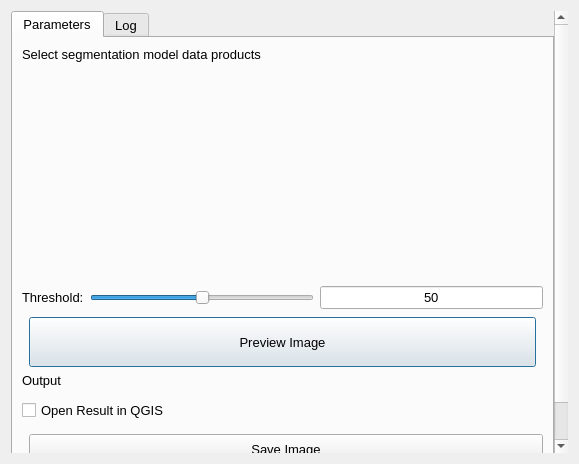
<?xml version="1.0" encoding="UTF-8"?>
<ui version="4.0">
  <class>QDialog</class>
  <widget class="QDialog" name="QDialog">
    <property name="geometry">
      <rect>
        <x>0</x>
        <y>0</y>
        <width>579</width>
        <height>464</height>
      </rect>
    </property>
    <property name="font">
      <font>
        <pointsize>10</pointsize>
      </font>
    </property>
    <property name="windowTitle">
      <string>Thresholding Widget</string>
    </property>
    <property name="toolTip">
      <string/>
    </property>
    <property name="toolTipDuration">
      <number>-1</number>
    </property>
    <property name="statusTip">
      <string/>
    </property>
    <property name="whatsThis">
      <string/>
    </property>
    <property name="accessibleName">
      <string/>
    </property>
    <property name="accessibleDescription">
      <string/>
    </property>
    <property name="locale">
      <locale language="English" country="UnitedKingdom"/>
    </property>
    <property name="windowFilePath">
      <string/>
    </property>
    <property name="sizeGripEnabled">
      <bool>false</bool>
    </property>
    <property name="modal">
      <bool>false</bool>
    </property>
    <layout class="QVBoxLayout" name="verticalLayout">
      <property name="spacing">
        <number>6</number>
      </property>
      <item>
        <widget class="QScrollArea" name="scrollArea">
          <property name="styleSheet">
            <string notr="true"/>
          </property>
          <property name="frameShape">
            <enum>QFrame::NoFrame</enum>
          </property>
          <property name="frameShadow">
            <enum>QFrame::Sunken</enum>
          </property>
          <property name="widgetResizable">
            <bool>true</bool>
          </property>
          <widget class="QWidget" name="scrollAreaContent">
            <property name="geometry">
              <rect>
                <x>0</x>
                <y>0</y>
                <width>557</width>
                <height>371</height>
              </rect>
            </property>
            <layout class="QVBoxLayout" name="verticalLayout_2">
              <property name="spacing">
                <number>0</number>
              </property>
              <property name="leftMargin">
                <number>0</number>
              </property>
              <property name="topMargin">
                <number>0</number>
              </property>
              <property name="rightMargin">
                <number>0</number>
              </property>
              <property name="bottomMargin">
                <number>0</number>
              </property>
              <item>
                <widget class="QTabWidget" name="tabWidget">
                  <property name="font">
                    <font>
                      <pointsize>10</pointsize>
                    </font>
                  </property>
                  <property name="currentIndex">
                    <number>0</number>
                  </property>
                  <widget class="QWidget" name="tab">
                    <attribute name="title">
                      <string>Parameters</string>
                    </attribute>
                    <layout class="QVBoxLayout" name="verticalLayout_3">
                      <!-- Input Raster Selection -->
                      <item>
                        <widget class="QLabel" name="label_3">
                          <property name="font">
                            <font>
                              <pointsize>10</pointsize>
                            </font>
                          </property>
                          <property name="text">
                            <string>Select segmentation model data products</string>
                          </property>
                        </widget>
                      </item>
                      <item>
                        <layout class="QHBoxLayout" name="horizontalLayout_3">
                          <item>
                            <widget class="QgsFileWidget" name="numpy_file_widget" native="true">
                              <property name="filter" stdset="0">
                                <string>Numpy Files (*.npy)</string>
                              </property>
                            </widget>
                          </item>
                        </layout>
                      </item>

                      <!-- Input Raster Selection -->
                      <item>
                        <layout class="QHBoxLayout" name="horizontalLayout_3">
                          <item>
                            <widget class="QgsFileWidget" name="original_segmentation_textbox" native="true">
                              <property name="filter" stdset="0">
                                <string>Original Tiff Segmentation Image (*.tif)</string>
                              </property>
                            </widget>
                          </item>
                        </layout>
                      </item>


                      <!-- <item>
                        <widget class="QCheckBox" name="openCheckBox">
                          <property name="font">
                            <font>
                              <pointsize>10</pointsize>
                            </font>
                          </property>
                          <property name="text">
                            <string>Open result in QGIS</string>
                          </property>
                          <property name="checked">
                            <bool>true</bool>
                          </property>
                        </widget>
                      </item> -->

                      <item>
                        <widget class="QLabel" name="imageLabel">
                          <property name="minimumSize">
                            <size>
                              <width>200</width>
                              <height>200</height>
                            </size>
                          </property>
                          <property name="sizePolicy">
                            <sizepolicy hsizetype="Preferred" vsizetype="Preferred">
                              <horstretch>0</horstretch>
                              <verstretch>0</verstretch>
                            </sizepolicy>
                          </property>
                          <property name="scaledContents">
                            <bool>false</bool>
                          </property>
                          <property name="alignment">
                            <set>Qt::AlignCenter</set>
                          </property>
                        </widget>
                      </item>

                      <item>
                        <layout class="QHBoxLayout" name="horizontalLayout_slider">
                          <item>
                            <widget class="QLabel" name="label_3">
                              <property name="font">
                                <font>
                                  <pointsize>10</pointsize>
                                </font>
                              </property>
                              <property name="text">
                                <string>Threshold:</string>
                              </property>
                            </widget>
                          </item>
                          <item>
                            <widget class="QSlider" name="percentageSlider">
                              <property name="orientation">
                                <enum>Qt::Horizontal</enum>
                              </property>
                              <property name="minimum">
                                <number>0</number>
                              </property>
                              <property name="maximum">
                                <number>100</number>
                              </property>
                              <property name="value">
                                <number>50</number>
                              </property>
                            </widget>
                          </item>
                          <item>
                            <widget class="QLineEdit" name="percentageDisplay">
                              <property name="readOnly">
                                <bool>false</bool>
                              </property>
                              <property name="text">
                                <string>50</string>
                              </property>
                              <property name="alignment">
                                <set>Qt::AlignCenter</set>
                              </property>
                              <property name="fixedWidth">
                                <number>80</number>
                              </property>
                            </widget>
                          </item>
                        </layout>
                      </item>


                      <item>
                        <spacer name="verticalSpacer">
                          <property name="orientation">
                            <enum>Qt::Vertical</enum>
                          </property>
                          <property name="sizeHint" stdset="0">
                            <size>
                              <width>20</width>
                              <height>40</height>
                            </size>
                          </property>
                        </spacer>
                      </item>


                      <!-- Centered Preview Button -->
                      <item>
                        <layout class="QHBoxLayout" name="hboxLayoutCentered">
                        <item>
                          <spacer name="horizontalSpacer">
                          <property name="orientation">
                            <enum>Qt::Horizontal</enum>
                          </property>
                          <property name="sizeType">
                            <enum>QSizePolicy::Expanding</enum>
                          </property>
                          </spacer>
                        </item>
                        <item>
                          <widget class="QPushButton" name="previewButton">
                          <property name="text">
                            <string>Preview Image</string>
                          </property>
                          <property name="minimumSize">
                            <size>
                            <width>150</width>
                            <height>50</height>
                            </size>
                          </property>
                          </widget>
                        </item>
                        <item>
                          <spacer name="horizontalSpacer_2">
                          <property name="orientation">
                            <enum>Qt::Horizontal</enum>
                          </property>
                          <property name="sizeType">
                            <enum>QSizePolicy::Expanding</enum>
                          </property>
                          </spacer>
                        </item>
                        </layout>
                      </item>

                      <!-- Output widgits -->
                      <item>
                        <widget class="QLabel" name="label_2">
                          <property name="font">
                            <font>
                              <pointsize>10</pointsize>
                            </font>
                          </property>
                          <property name="text">
                            <string>Output</string>
                          </property>
                        </widget>
                      </item>
                      <item>
                        <widget class="QgsFileWidget" name="outputFileWidget" native="true">
                          <property name="filter" stdset="0">
                            <string/>
                          </property>
                        </widget>
                      </item>

                      <!-- Checkbox -->
                      <item>
                        <widget class="QCheckBox" name="openInQGISBox">
                        <property name="text">
                          <string>Open Result in QGIS</string>
                        </property>
                        </widget>
                      </item>

                      <!-- Spacer to push Save Image button to bottom -->
                      <item>
                        <spacer name="verticalSpacer">
                        <property name="orientation">
                          <enum>Qt::Vertical</enum>
                        </property>
                        <property name="sizeType">
                          <enum>QSizePolicy::Expanding</enum>
                        </property>
                        </spacer>
                      </item>

                      <!-- Save Image Button aligned to bottom right -->
                      <item>
                        <layout class="QHBoxLayout" name="hboxLayoutSave">
                        <item>
                          <spacer name="horizontalSpacer_3">
                          <property name="orientation">
                            <enum>Qt::Horizontal</enum>
                          </property>
                          <property name="sizeType">
                            <enum>QSizePolicy::Expanding</enum>
                          </property>
                          </spacer>
                        </item>
                        <item>
                          <widget class="QPushButton" name="saveButton">
                          <property name="text">
                            <string>Save Image</string>
                          </property>
                          <property name="minimumSize">
                            <size>
                            <width>100</width>
                            <height>30</height>
                            </size>
                          </property>
                          </widget>
                        </item>
                        </layout>
                      </item>

                      <item>
                        <widget class="QLabel" name="success_label">
                            <property name="font">
                                <font>
                                    <pointsize>10</pointsize>
                                </font>
                            </property>
                            <property name="text">
                                <string>Image Saved Successfully!!!</string>
                            </property>
                            <property name="alignment">
                                <set>Qt::AlignCenter</set>
                            </property>
                            <property name="styleSheet">
                                <string>* { color: green; }</string>
                            </property>
                        </widget>
                    </item>











                    </layout>
                  </widget>
                  <widget class="QWidget" name="tab_log">
                    <attribute name="title">
                      <string>Log</string>
                    </attribute>
                    <layout class="QVBoxLayout" name="verticalLayout_4">
                      <item>
                        <widget class="QTextBrowser" name="logBrowser"/>
                      </item>
                    </layout>
                  </widget>
                </widget>
              </item>
            </layout>
          </widget>
        </widget>
      </item>
      <!-- <item>
        <widget class="QProgressBar" name="progressBar">
          <property name="value">
            <number>0</number>
          </property>
        </widget>
      </item>
      <item>
        <widget class="QDialogButtonBox" name="OKClose">
          <property name="standardButtons">
            <set>QDialogButtonBox::Close|QDialogButtonBox::Ok</set>
          </property>
        </widget>
      </item> -->

    </layout>
    <action name="imageAction">
      <property name="icon">
        <iconset>
          <normaloff>:/images/themes/default/mActionAddRasterLayer.svg</normaloff>:/images/themes/default/mActionAddRasterLayer.svg</iconset>
      </property>
      <property name="text">
        <string>...</string>
      </property>
      <property name="iconText">
        <string>Browse</string>
      </property>
      <property name="toolTip">
        <string>Browse for a raster layer</string>
      </property>
    </action>
  </widget>
  <customwidgets>
    <customwidget>
      <class>QgsCollapsibleGroupBox</class>
      <extends>QGroupBox</extends>
      <header>qgscollapsiblegroupbox.h</header>
      <container>1</container>
    </customwidget>
    <customwidget>
      <class>QgsFileWidget</class>
      <extends>QWidget</extends>
      <header>qgsfilewidget.h</header>
    </customwidget>
    <customwidget>
      <class>QgsMapLayerComboBox</class>
      <extends>QComboBox</extends>
      <header>qgsmaplayercombobox.h</header>
    </customwidget>
  </customwidgets>
  <resources/>
  <connections/>
</ui>
